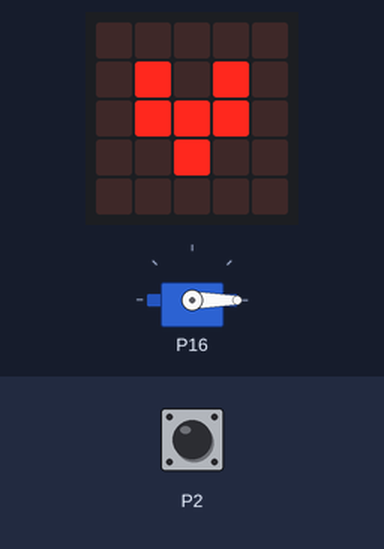
A program run on a simulated BBC micro:bit (MakeCode). On the bench: servo, the board's 5×5 LED display. The test bench sets the inputs (shaded band); at power-on: P2 LOW. Random numbers come from a fixed seed.

Above: at 1.2 s.
1.3 s: P2 pulled HIGH for 2.1 s
At 3.1 s:
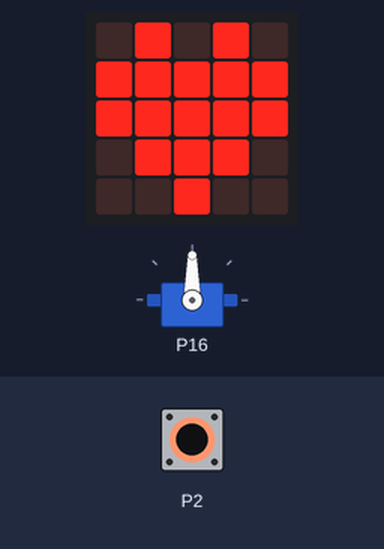
At 4.9 s:
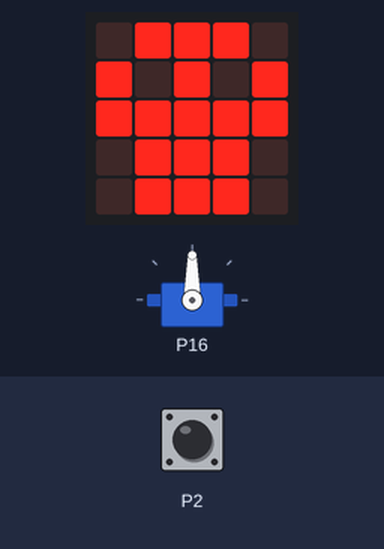
Timing chart, 0 to 6.4 s (numbered marks = the images above; inputs shaded):
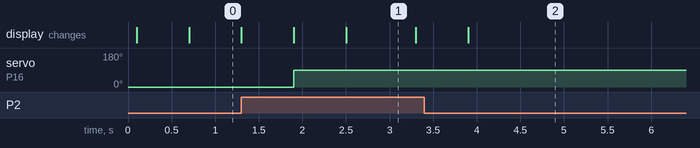

Measured:
- after the input at 1.3 s, servo on P16: 0° → 90° after 0.60 s
- what the display in image 1 shows lasts 0.8 s, from 2.5 s to 3.3 s

The program:

main.ts
```typescript
let alarma = 0
let minutos = 1
pins.servoWritePin(AnalogPin.P16, 0)
basic.forever(function () {
    if (ESP8266_IoT.wifiState(false)) {
        basic.showIcon(IconNames.No)
        ESP8266_IoT.initWIFI(SerialPin.P8, SerialPin.P12, BaudRate.BaudRate115200)
        ESP8266_IoT.connectWifi("wiot", "a1b2c3d4")
    }
    basic.showIcon(IconNames.Yes)
    if (Environment.PIR(DigitalPin.P2) && alarma == 0) {
        pins.servoWritePin(AnalogPin.P16, 90)
        alarma = 1
        basic.showIcon(IconNames.Skull)
        basic.pause(minutos * 2 * 60000)
    } else {
        if (alarma == 1) {
            pins.servoWritePin(AnalogPin.P16, 0)
            basic.pause(5000)
        }
        alarma = 0
    }
})
loops.everyInterval(minutos * 60000, function () {
    if (ESP8266_IoT.wifiState(true)) {
        basic.showIcon(IconNames.SmallHeart)
        ESP8266_IoT.connectThingSpeak()
        basic.showIcon(IconNames.Heart)
        ESP8266_IoT.setData(
        "JBQ3F7SI645YFNT7",
        randint(30, 50),
        randint(15, 25),
        randint(35, 45),
        alarma
        )
        ESP8266_IoT.uploadData()
        basic.showIcon(IconNames.Yes)
    }
    if (alarma == 1) {
        basic.showIcon(IconNames.Skull)
    }
})
```

test.ts
```typescript
// aquí va el archivo "tests"; esto no se compilará cuando este paquete se utilice como una extensión.
```
